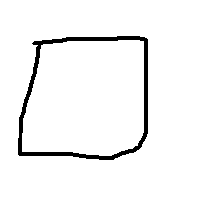
#> input picture Lab 2 - Classification Methods/images/rectangle/rec1.png, 200 x 200 px
$ jupyter execute --allow-errors test2.ipynb   (shell and % lines are left out)
#> lines starting #> are read from the running program, lines starting #| are printed output that depends on the picture; after the words box and inside, x2 and y2 are one past the last pixel; in counts of white or black regions, pixels touching at a corner belong together
#> further down, img is the input picture: shape (200, 200, 3); 95.4% white; 1 black region, box (x1, y1, x2, y2) and area: (18, 36, 148, 160) 1824
## Utility Functions

It is good practice to keep your utility functions (functions that perform certain operations) separate from your machine learning pipeline. This helps you:

1. Focus on each operation/functionality on its own
2. Better trace code when something breaks
3. Perform unit testing

[cell 1]
### All imports we will need
import cv2
import numpy as np
import math
import glob
import matplotlib.pyplot as plt
from mpl_toolkits.mplot3d import Axes3D

# use interactive plots

[cell 2]
#### set debug to false when imported from another

## Data Preprocessing Utilities
Functions that implement the preprocessing operations

[cell 3]
def preprocess(img):
    # Preprocess the given image img.

    # [1] TODO: Convert the image to grayscale (~1 line)
    # Hint: Check the function cvtColor in opencv.
    img_gray = cv2.cvtColor(img, cv2.COLOR_BGR2GRAY )

#?: blur the gray scale img or colored img
    # [2] TODO: Blur the image to remove the noise (apply a 3x3 filter) (~1 line)
    # Hint: Check the function blur in opencv.
    # Hint: Pass the kernel size as an array (3, 3)
    kernel_size = (3, 3)
    img_blured = cv2.blur(img_gray, kernel_size)
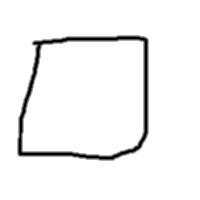
#> img_blured: shape (200, 200); min 0, max 255, mean 243.4

    # [3] TODO: Convert the grayscale image to a binary image. Apply a threshold between 50 and 255 on the blurred image.
    #       The pixels having values less than 50 will be considered 0, and 255 otherwise. (~1 line)
    # Hint: Check the function threshold in opencv.
    # Hint: Use the type cv2.THRESH_BINARY with the type parameter.
    # Hint: This function has two return parameters. You can ignore the first one, and the second is the binary image.
    # Example: _, thresholded_img = cv2.threshold(....)
    _, thresholded_img = cv2.threshold(img_blured, 50, 255,cv2.THRESH_BINARY)
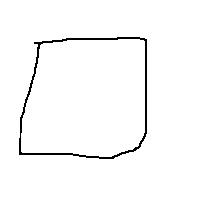
#> thresholded_img: shape (200, 200); 97.7% white; black in thin lines or dots, all inside (x1, y1, x2, y2) = (19, 37, 147, 159)
    #thresholded_img = img
    return thresholded_img

[cell 4]
IN_DEBUG = True ## uncomment this line when you need to test your code, then re-comment it when done

if IN_DEBUG:
    ### test your implementation
    ######## DO NOT CHANGE THIS CODE ########
    img = cv2.imread('images/rectangle/rec1.png')
    thresholded_img = preprocess(img)
    assert np.all((thresholded_img==255) | (thresholded_img==0)), \
        'Preprocessing is incomplete: the resulting final image should be all 0 or 255'

## Feature Extraction Utilities
Functions that implement feature extractors

[cell 5]
def findContourArea(img):
    # This function finds the contours of a given image and returns it in the variable contours.
    ## understand contours:
    ### Contours can be explained simply as a curve joining all the continuous points (along the boundary), having same color or intensity.
    ### The contours are a useful tool for shape analysis and object detection and recognition.

    # NOTE: This function will not work correctly unless you preprocess the image properly as indicated.
    contours, hierarchy = cv2.findContours(img, cv2.RETR_TREE, cv2.CHAIN_APPROX_SIMPLE)
#> contours = 3 contours; box (x1, y1, x2, y2) and area: (0, 0, 200, 200) 39601, (18, 36, 148, 160) 14150, (21, 39, 145, 157) 12772
    ## the function findContours returns an array of contours and their hierarchy,
    ## Contours is a Python list of all the contours in the image. Each individual contour is a Numpy array of (x,y) coordinates of boundary points of the object.
    ## the list is sorted in terms of hierarchy, this means the outmost contour is in contours[0],
    ## and their direct inner contours are in contours[1] and so on and so forth

    # [4] TODO: Find the contour area of the given image (img) (~1 line)
    # Hint: check the function contourArea in opencv.
    # Hint: think which contour should be passed as argument to the function (which contour we should calculate its area)
    area = cv2.contourArea(contours[0])
#> area = 39601
#> `img_area, img_contours = findContourArea(thresholded_img)`: img_contours has the same summary as contours in findContourArea

    return area, contours

[cell 6]
#source : https://python.hotexamples.com/examples/cv2/-/minEnclosingTriangle/python-minenclosingtriangle-function-examples.html
def findBoundingRectangleArea(img, contours):
    # This function tries to fit the minimum bounding rectangle for the given contours.

    # [5] TODO: Find the minimum bounding rectangle that can fit the given contours.
    # Hint: Check the function boundingRect in opencv

    # TODO (Optional): You can uncomment the following lines to show or display the bounded rectangle.
    bounding_rectangle = cv2.boundingRect(contours[0])
#> bounding_rectangle = (0, 0, 200, 200)
    x,y,w,h = bounding_rectangle
#> x = 0; y = 0; w = 200; h = 200
    bounding_rectangle = cv2.rectangle(img.copy(), (x, y), (x + w, y + h), (0, 255, 0), 2)
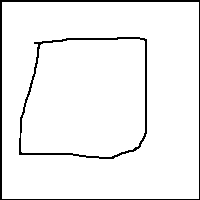
#> bounding_rectangle: shape (200, 200); 94.7% white; 2 black regions
    if bounding_rectangle: ## not none
        cv2.imshow('Image_Rec', bounding_rectangle)
        cv2.waitKey(0)
#m.s:
    # [6] TODO: Find the area of the bounding rectangle
    area = bounding_rectangle[2]*bounding_rectangle[3]
    return area, bounding_rectangle

[cell 7]
# [16 lines left out: function findBoundingCircleArea, not called in this run]

[cell 8]
# [17 lines left out: function findBoundingTriangleArea, not called in this run]

[cell 9]
IN_DEBUG = True ## uncomment this line when you need to test your code, then re-comment it when done

#> (the rest of this cell did not finish here and is left out)

[cell 10]
def extract_features(img, class_number=None):
    # Given an image img, extract the following features.
    # 1. The ratio between the figure area and the minimum enclosing rectangle.
    # 2. The ratio between the figure area and the minimum enclosing circle.
    # 3. The ratio between the figure area and the minimum enclosing triangle.

#> called with class_number = 1
    area, contours = findContourArea(img)
#> area = 39601
    area1, _ = findBoundingRectangleArea(img, contours)
    area2, _ = findBoundingCircleArea(img, contours)
    area3, _ = findBoundingTriangleArea(img, contours)

    features = [area/area1,area/area2,area/area3]
    if (class_number !=None):
        features.append(class_number)
    # [11] TODO: Extract the features and append the class_number (if given) in the beginning of each feature vector.
    return features

[cell 11]
IN_DEBUG = True ## uncomment this line when you need to test your code, then re-comment it when done

#> (the rest of this cell did not finish here and is left out)

## Data Plotting Utilities
Functions that implement 3D plots to visualize data

[cell 12]
# [12 lines left out: function plot, not called in this run]

#> (a cell that did not finish here is left out)

**EXPECTED PLOT**

## Classifiers Utilities
Functions that implement the classification algorithms

[cell 14]
# [4 lines left out: function calculateDistance, not called in this run]

[cell 15]
# [5 lines left out: function MinimumDistanceClassifier, not called in this run]

[cell 16]
# [5 lines left out: function NearestNeighbor, not called in this run]

[cell 17]
# [5 lines left out: function KNN, not called in this run]

## Model Testing Utilities
Functions that help in the classification algorithms' testing

[cell 18]
def get_class_from_file_name(file_name):
    return file_name.split("test\\")[1].split(".")[0]


def get_class_name(class_number):
    classes = ["", "Rectangle", "Circle", "Triangle"]
    return classes[int(class_number)]

[cell 19]
#additional test from samaa for testing:
area = 1
area1 = 2
area2 = 3
area3 = 4
z = None
features = [area/area1,area/area2,area/area3]
features.append(z)
print(features)

[cell 20]
img = cv2.imread('images/rectangle/rec1.png')
cv2.imshow('Image_test', img)
cv2.waitKey(0)
img=preprocess(img)
area,contours=findContourArea(img)
#> area = 39601
bounding_circle = cv2.boundingRect(contours[0])
#> bounding_circle = (0, 0, 200, 200)
print(2**3)
print(bounding_circle)
#| (0, 0, 200, 200)
